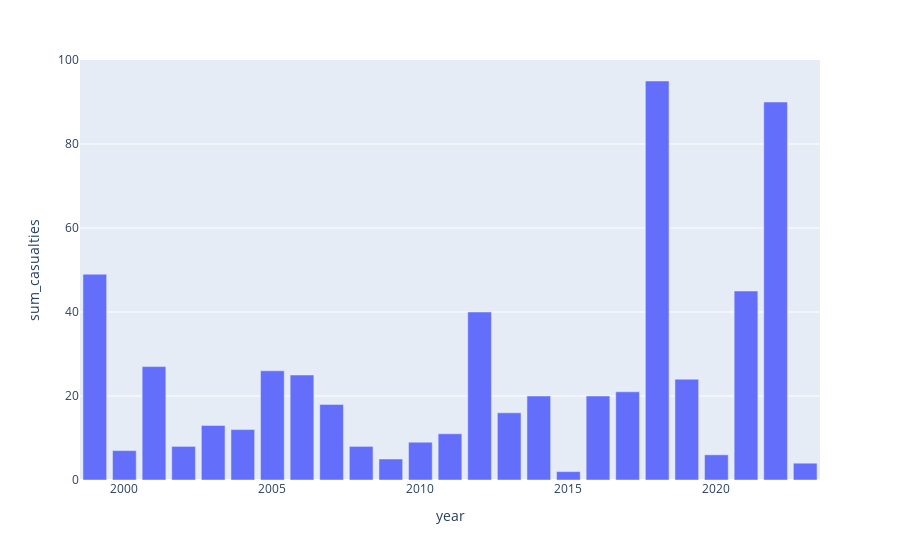

Write notebook code for a chart like this one.
### Markdown cell above
Let's check how big shooting problem is in the US and let have a closer look at the age of the shooter.

Shootings per year:

### Code cell
casualties_per_year = df.groupby(['year']).agg(
     sum_casualties = ('casualties','sum'),
     sum=('year', 'count')
     ).reset_index()
fig = px.bar(casualties_per_year, x='year', y='sum_casualties')
fig.show()

### Figure 1 — Plotly figure (JSON) as saved in the notebook; plotly's stock layout.template omitted (floating-point values rounded to 4 significant figures)
{"data": [{"alignmentgroup": "True", "hovertemplate": "year=%{x}<br>sum_casualties=%{y}<extra></extra>", "legendgroup": "", "marker": {"color": "#636efa", "pattern": {"shape": ""}}, "name": "", "offsetgroup": "", "orientation": "v", "showlegend": false, "textposition": "auto", "type": "bar", "x": [1999, 2000, 2001, 2002, 2003, 2004, 2005, 2006, 2007, 2008, 2009, 2010, 2011, 2012, 2013, 2014, 2015, 2016, 2017, 2018, 2019, 2020, 2021, 2022, 2023], "xaxis": "x", "y": [49, 7, 27, 8, 13, 12, 26, 25, 18, 8, 5, 9, 11, 40, 16, 20, 2, 20, 21, 95, 24, 6, 45, 90, 4], "yaxis": "y"}], "layout": {"barmode": "relative", "legend": {"tracegroupgap": 0}, "margin": {"t": 60}, "xaxis": {"anchor": "y", "domain": [0, 1], "title": {"text": "year"}}, "yaxis": {"anchor": "x", "domain": [0, 1], "title": {"text": "sum_casualties"}}}}
